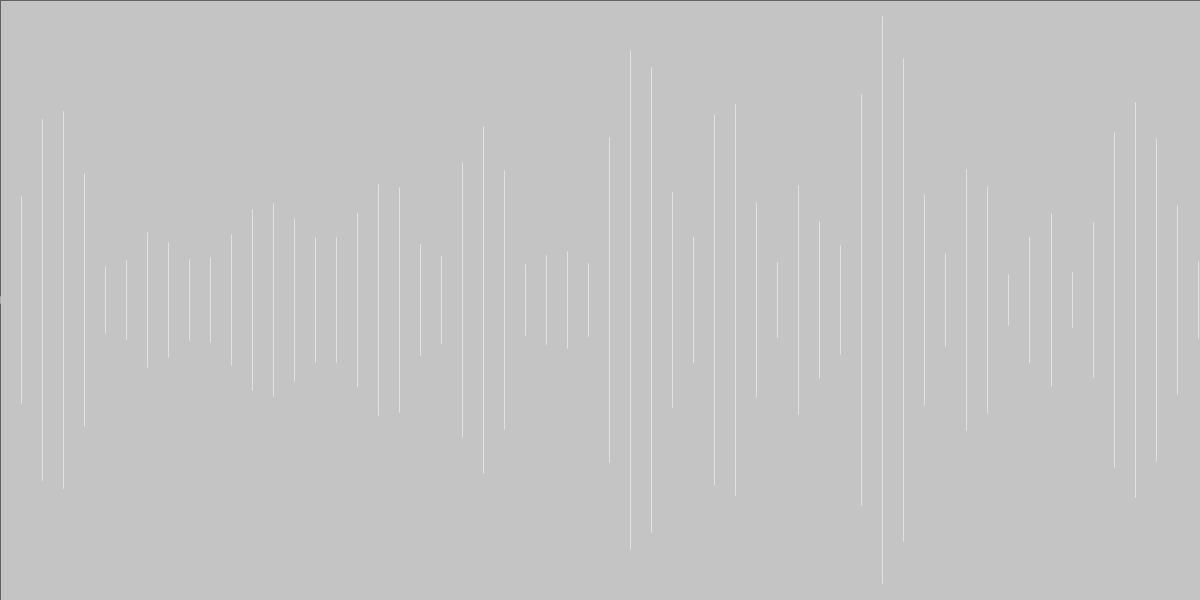
Frame 1 (no input)
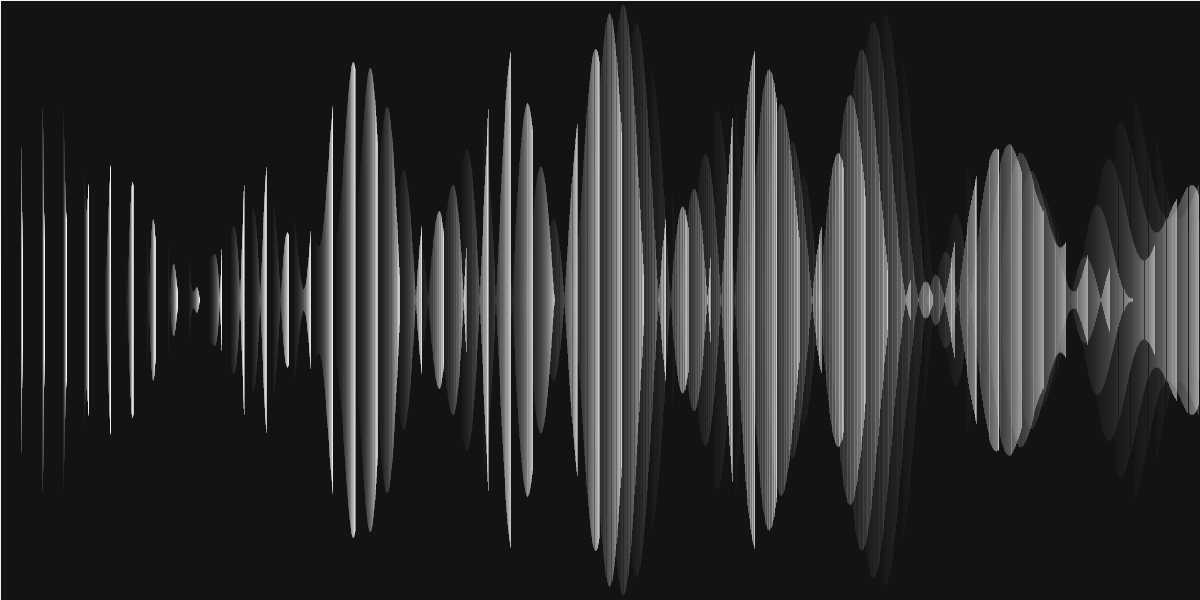
Frame 60 (the mouse pressed at the canvas centre just before this capture)
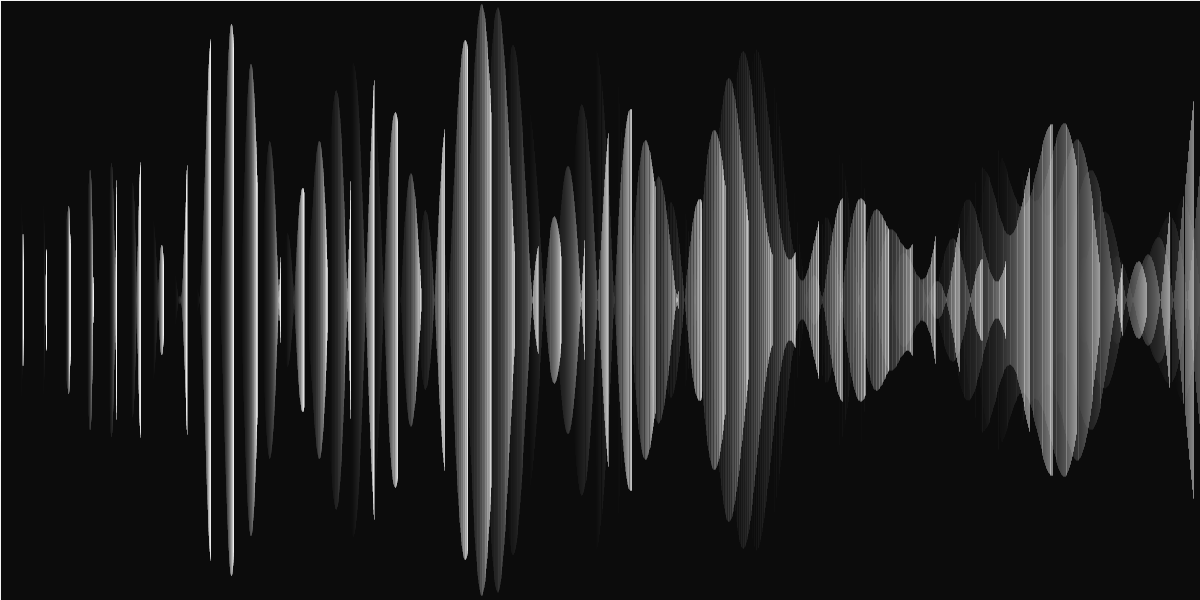
Frame 120 (the mouse held since frame 60 and released just before this capture)

The Processing sketch that drew these frames (run headless with seeded random() and noise(); from frame 60 on, the mouse is pressed at the canvas centre):

// Processing sketch: sketch_151203g
// ── sketch_151203g.pde
//let this run for a bit
void setup() {
  size(1200, 600);
  strokeWeight(0.5);
}
void draw() {
  fill(0, 10);
  rect(0, 0, width, height);
  stroke(255);
  for(float x= 0; x<width; x= x+(sin(frameCount*0.001)*20+21)) {
    float y= sin(x*0.012+(frameCount* 0.021))*200;
    float yy= sin(x*0.023+(frameCount* -0.003));
    float yyy= sin(x*0.041+(frameCount* 0.04))*100;
    line(x, height*0.5+(y*yy+yyy), x, height*0.5-(y*yy+yyy));
  }
}
